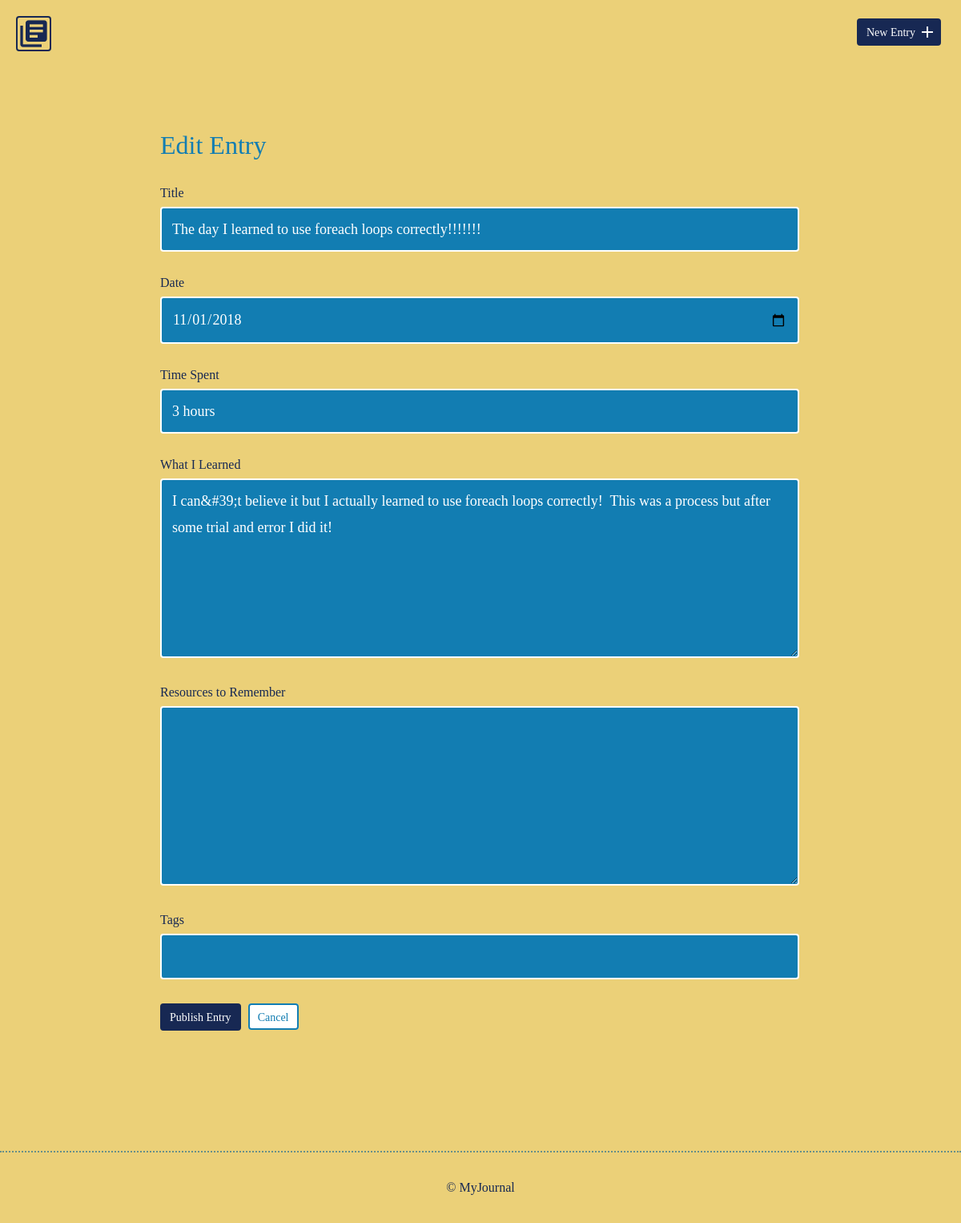
The page /edit.php?id=3 on the database its author committed.
### tables this page shows
CREATE TABLE "entries" (
	`id`	INTEGER,
	`title`	TEXT,
	`date`	TEXT,
	`time_spent`	INTEGER,
	`learned`	BLOB,
	`resources`	BLOB,
	PRIMARY KEY(`id`)
);

### inc/functions.php (called while the page is built, shortened)
<?php
function journal_details($journal_id){
    include ('connection.php');
    $sql = 'SELECT * FROM entries WHERE id = ?';
    try{
        $results = $db->prepare($sql);
        $results->bindValue(1,$journal_id,PDO::PARAM_INT);
        $results->execute();
    } catch(Exception $e){
        echo "Error!: ".$e->getMessage();
        return false;
    }
    return $results->fetch();
}
?>

### edit.php (the view, shortened to what this page needs)
<?php
include('inc/connection.php');
include('inc/header.php');
include('inc/functions.php');
$title = $date = $time_spent = $learned = $resources = '';
if(isset($_GET["id"])){
    $journal_id = filter_input(INPUT_GET, "id", FILTER_SANITIZE_NUMBER_INT);
    list($journal_id, $title, $date, $time_spent, $learned, $resources) = journal_details($journal_id);
}
?>
<!DOCTYPE html>
<html>
    <body>
        <section>
            <div class="container">
                <div class="edit-entry">
                    <h2>Edit Entry</h2>
                    <form method="POST">
                        <label for="title">Title</label>
                        <input id="title" type="text" name="title" value="<?php echo htmlspecialchars($title); ?>" /><br>
                        <label for="date">Date</label>
                        <input id="date" type="date" name="date" value="<?php echo htmlspecialchars($date); ?>" /><br>
                        <label for="time_spent">Time Spent</label>
                        <input id="time_spent" type="text" name="time_spent" value="<?php echo htmlspecialchars($time_spent); ?>" /><br>
                        <label for="learned">What I Learned</label>
                        <textarea id="learned" rows="5" name="learned"><?php echo htmlspecialchars($learned); ?></textarea>
                        <label for="resources">Resources to Remember</label>
                        <textarea id="resources" rows="5" name="resources"><?php echo htmlspecialchars($resources); ?></textarea>
                        <label for="tags">Tags</label>
                        <input id="tags" type="text" name="tags" value="<?php echo htmlspecialchars($tags); ?>" /><br>
                        <input type="submit" value="Publish Entry" class="button">
                        <a href="<?php echo 'index.php'; ?>" class="button button-secondary">Cancel</a>
                    </form>
                </div>
            </div>
        </section>
    </body>
    <?php
      include('inc/footer.php');
      ?>
</html>

### css/site.css (style rules this page uses)
body { background-color: #ebd078; font-size: 16px; color: #172853; font-family: 'Goudy Old Style', serif; font-weight: 400; }
.container { margin: 0 auto; padding: 0 25px; }
.button { padding: 8px 10px 6px 10px; background: #172853; border: 2px solid #172853; border-radius: 4px; text-decoration: none; color: #FFF; position: relative; text-align: center; font-size: 14px; font-family: "Big Caslon", serif; }
.button.button-secondary { background: #FFF; border: 2px solid #127db2; color: #127db2; }
h1, h2, h3 { margin: 0; font-weight: 400; line-height: 1em; color: #127db2; }
h2 { font-size: 32px; font-stretch: ultra-expanded; }
.entry-list, .edit-entry, .new-entry { max-width: 800px; margin: 0 auto; padding: 70px 0 150px 0; }
.edit-entry h2, .new-entry h2 { margin-bottom: 35px; }
form label { display: block; margin-bottom: 8px; }
form input[type=text], form input[type=password], form input[type=date], form textarea { background-color: #127db2; color: white; border: 2px solid white; font-size: 18px; line-height: 1.8em; padding:10px 13px; margin-bottom: 30px; border-radius: 4px; width: calc(100% - 32px); font-family: "Garamond", serif; }
.edit-entry form textarea, .new-entry form textarea { min-height: 200px; }
input[type=submit] { margin-right: 5px; }

### rows shown on the page
entries: title "The day I learned to use foreach loops correctly!!!!!!!", date "11/01/2018", time_spent "3 hours", learned "I can&#39;t believe it but I actually learned to use foreach loops correctly! This was a process but after some trial and error I did it!"
